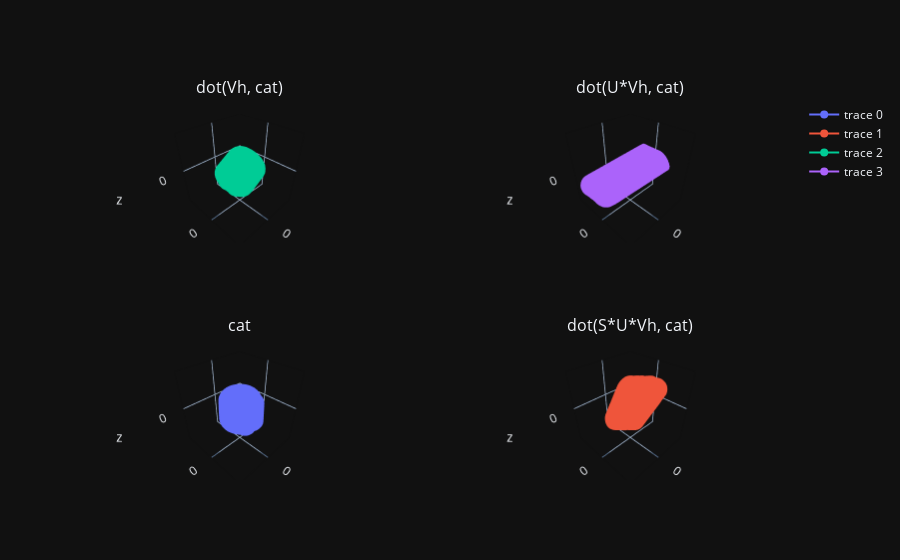

The notebook cell this image was saved under:
### Code cell
SAMPLE_SIZE = 31

A = np.array([[1, 0, 1], [0, 1, 2], [1, 1, 3]])
ts = np.linspace(-1, 1, SAMPLE_SIZE)
Kp = np.repeat(cat[np.newaxis, :, :], SAMPLE_SIZE, axis=0)
ts_3d = np.repeat(ts[:, np.newaxis, np.newaxis], cat.shape[1], axis=2)
points_3d = np.concatenate([Kp, ts_3d], axis=1).swapaxes(1, 2)
points_3d = points_3d.reshape((points_3d.shape[0] * points_3d.shape[1], 3)).swapaxes(0, 1)
points_3d = points_3d[:, ~np.isnan(points_3d[0, :])]
points_3d = points_3d[:, ~np.isnan(points_3d[1, :])]
points_3d = points_3d[:, ~np.isnan(points_3d[2, :])]

S, U, Vh = svd(A)
data = np.array([
    [points_3d, np.dot(np.matmul(S, np.matmul(np.diag(U), Vh)), points_3d)],
    [np.dot(Vh, points_3d), np.dot(np.matmul(np.diag(U), Vh), points_3d)]
])

fig = make_subplots(
    rows=2, 
    cols=2, 
    start_cell="bottom-left",
    specs=[[{'type': 'scatter3d'}, {'type': 'scatter3d'}],
           [{'type': 'scatter3d'}, {'type': 'scatter3d'}]],
    subplot_titles=("cat", "dot(S*U*Vh, cat)", "dot(Vh, cat)", "dot(U*Vh, cat)"),
)

for ind1, ind2 in [(0, 0), (0, 1), (1, 0), (1, 1)]:
    fig.add_trace(
        go.Scatter3d(
            x=data[ind1, ind2][0, :],
            y=data[ind1, ind2][1, :],
            z=data[ind1, ind2][2, :],
        ),
        row=ind1+1,
        col=ind2+1,
    )

limits = dict(
    xaxis = dict(nticks=4, range=[-4,4],),
    yaxis = dict(nticks=4, range=[-4,4],),
    zaxis = dict(nticks=4, range=[-4,4],),
)
fig.update_layout(
    scene = limits,
    scene2 = limits,
    scene3 = limits,
    scene4 = limits,
    
    scene_aspectmode = 'cube',
    scene2_aspectmode = 'cube',
    scene3_aspectmode = 'cube',
    scene4_aspectmode = 'cube'
)

print("""The figure is first rotated, then stretched along 2 axes and collapsed along the 3rd, then rotated again. If A had rank 1, the figure would be collapsed along 2 axes (since null(A) = 2, and there would be 2 zeros among the diagonal elements of U).""")

fig.show()

### Figure 1 — Plotly figure (JSON) as saved in the notebook; plotly's stock layout.template omitted (floating-point values rounded to 4 significant figures; data arrays with more than 128 entries replaced by an {"elided": "..."} marker saying what was removed)
{"data": [{"x": {"elided": "3286 float values"}, "y": {"elided": "3286 float values"}, "z": {"elided": "3286 float values"}, "type": "scatter3d", "scene": "scene"}, {"x": {"elided": "3286 float values"}, "y": {"elided": "3286 float values"}, "z": {"elided": "3286 float values"}, "type": "scatter3d", "scene": "scene2"}, {"x": {"elided": "3286 float values"}, "y": {"elided": "3286 float values"}, "z": {"elided": "3286 float values"}, "type": "scatter3d", "scene": "scene3"}, {"x": {"elided": "3286 float values"}, "y": {"elided": "3286 float values"}, "z": {"elided": "3286 float values"}, "type": "scatter3d", "scene": "scene4"}], "layout": {"scene": {"domain": {"x": [0.0, 0.45], "y": [0.0, 0.375]}, "xaxis": {"nticks": 4, "range": [-4, 4]}, "yaxis": {"nticks": 4, "range": [-4, 4]}, "zaxis": {"nticks": 4, "range": [-4, 4]}, "aspectmode": "cube"}, "scene2": {"domain": {"x": [0.55, 1.0], "y": [0.0, 0.375]}, "xaxis": {"nticks": 4, "range": [-4, 4]}, "yaxis": {"nticks": 4, "range": [-4, 4]}, "zaxis": {"nticks": 4, "range": [-4, 4]}, "aspectmode": "cube"}, "scene3": {"domain": {"x": [0.0, 0.45], "y": [0.625, 1.0]}, "xaxis": {"nticks": 4, "range": [-4, 4]}, "yaxis": {"nticks": 4, "range": [-4, 4]}, "zaxis": {"nticks": 4, "range": [-4, 4]}, "aspectmode": "cube"}, "scene4": {"domain": {"x": [0.55, 1.0], "y": [0.625, 1.0]}, "xaxis": {"nticks": 4, "range": [-4, 4]}, "yaxis": {"nticks": 4, "range": [-4, 4]}, "zaxis": {"nticks": 4, "range": [-4, 4]}, "aspectmode": "cube"}, "annotations": [{"font": {"size": 16}, "showarrow": false, "text": "cat", "x": 0.225, "xanchor": "center", "xref": "paper", "y": 0.375, "yanchor": "bottom", "yref": "paper"}, {"font": {"size": 16}, "showarrow": false, "text": "dot(S*U*Vh, cat)", "x": 0.775, "xanchor": "center", "xref": "paper", "y": 0.375, "yanchor": "bottom", "yref": "paper"}, {"font": {"size": 16}, "showarrow": false, "text": "dot(Vh, cat)", "x": 0.225, "xanchor": "center", "xref": "paper", "y": 1.0, "yanchor": "bottom", "yref": "paper"}, {"font": {"size": 16}, "showarrow": false, "text": "dot(U*Vh, cat)", "x": 0.775, "xanchor": "center", "xref": "paper", "y": 1.0, "yanchor": "bottom", "yref": "paper"}]}}
